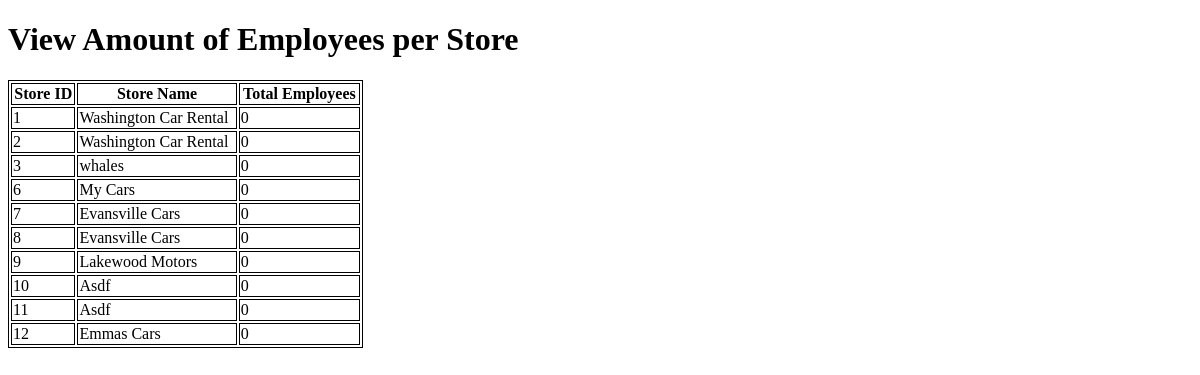
/Kars4U_components/EmployeesPerStore/, run on an earlier commit of the app's database.
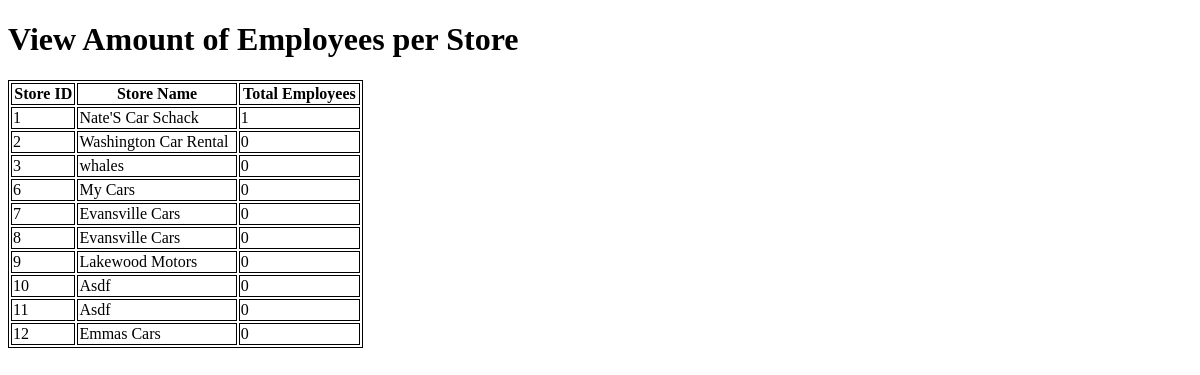
And on a later commit of the database.
### Kars4U_components/models.py (models this page shows)
class Store(models.Model):
    store_id = models.IntegerField(primary_key=True)
    name = models.CharField(max_length=25)
    owner = models.CharField(max_length = 25)
    location = models.CharField(max_length= 25)
    number_of_sales = models .CharField(max_length= 25)

### Kars4U_components/views.py (the view)
# urls.py: path('EmployeesPerStore/', views.employeeperstore, name = 'EmployeesPerStore'),
def employeeperstore(request):
    connection = sqlite3.connect("db.sqlite3")
    cursor = connection.cursor()
    data = list(cursor.execute("SELECT s.store_id, s.name, COUNT(e.employee_id) as 'Total Employees'"
                               "From Kars4U_components_store s Left JOIN Kars4U_components_employee e ON s.store_id = "
                               "e.store_id GROUP BY s.store_id, s.name;"))
    cursor.close()
    return render(request, "EmployeesPerStore.html", {'stores': data})

### templates/EmployeesPerStore.html (shortened to what this page needs)
<!DOCTYPE html>
<html lang="en">
<head>
    <h1> View Amount of Employees per Store </h1>
</head>
<body>
<div class="submain">
<table style="width:30%">
  <tr>
    <th>Store ID</th>
    <th>Store Name</th>
    <th>Total Employees</th>
  </tr>
{% for s in stores %}
  <tr>
    <td>{{ s.0}}</td>
    <td>{{ s.1}}</td>
    <td>{{ s.2}}</td>
  </tr>
{% endfor %}
</table>
</div>
</body>
</html>

What changed in the data, as far as the page shows it:
changed Store id 1: name "Washington Car Rental" → "Nate'S Car Schack"; store_id "0" → "1"
